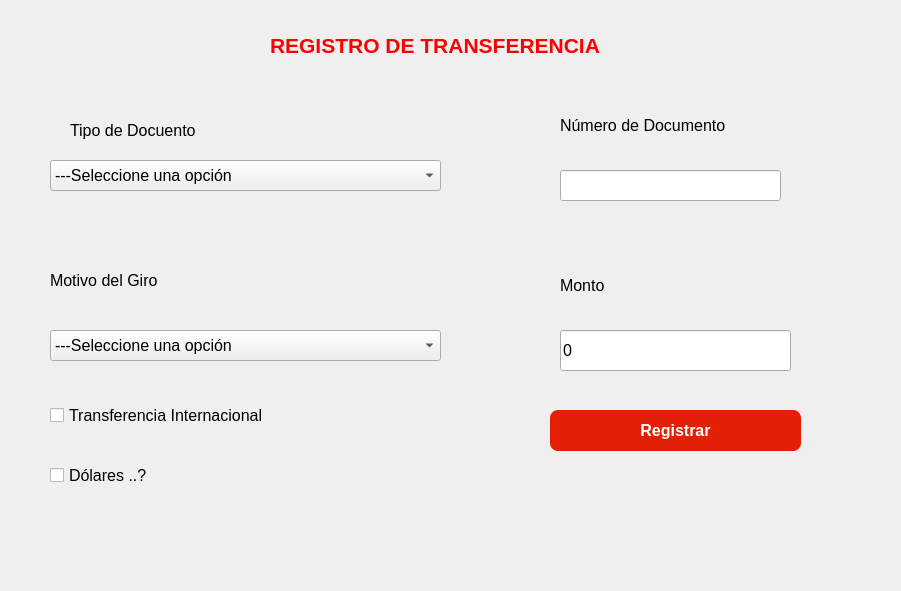
<?xml version="1.0" encoding="UTF-8"?>
<ui version="4.0">
 <class>tranferencia</class>
 <widget class="QDialog" name="tranferencia">
  <property name="windowModality">
   <enum>Qt::ApplicationModal</enum>
  </property>
  <property name="geometry">
   <rect>
    <x>0</x>
    <y>0</y>
    <width>901</width>
    <height>591</height>
   </rect>
  </property>
  <property name="font">
   <font>
    <pointsize>12</pointsize>
   </font>
  </property>
  <property name="windowTitle">
   <string>ventana de registro</string>
  </property>
  <widget class="QLineEdit" name="txtdocumento">
   <property name="geometry">
    <rect>
     <x>560</x>
     <y>170</y>
     <width>221</width>
     <height>31</height>
    </rect>
   </property>
   <property name="font">
    <font>
     <pointsize>12</pointsize>
    </font>
   </property>
  </widget>
  <widget class="QComboBox" name="cbmotivo">
   <property name="geometry">
    <rect>
     <x>50</x>
     <y>330</y>
     <width>391</width>
     <height>31</height>
    </rect>
   </property>
   <property name="font">
    <font>
     <pointsize>12</pointsize>
    </font>
   </property>
   <item>
    <property name="text">
     <string>---Seleccione una opción</string>
    </property>
   </item>
   <item>
    <property name="text">
     <string>Honorarios/Servicios técnicos</string>
    </property>
   </item>
   <item>
    <property name="text">
     <string>Giro</string>
    </property>
   </item>
   <item>
    <property name="text">
     <string>Donación</string>
    </property>
   </item>
  </widget>
  <widget class="QPushButton" name="btnregistrar">
   <property name="geometry">
    <rect>
     <x>550</x>
     <y>410</y>
     <width>251</width>
     <height>41</height>
    </rect>
   </property>
   <property name="font">
    <font>
     <family>Segoe UI</family>
     <pointsize>12</pointsize>
     <weight>75</weight>
     <bold>true</bold>
    </font>
   </property>
   <property name="cursor">
    <cursorShape>PointingHandCursor</cursorShape>
   </property>
   <property name="styleSheet">
    <string notr="true">background-color: rgb(229, 31, 5);
color: rgb(255, 255, 255);
border-radius:8px</string>
   </property>
   <property name="text">
    <string>Registrar</string>
   </property>
  </widget>
  <widget class="QLineEdit" name="txtmonto">
   <property name="geometry">
    <rect>
     <x>560</x>
     <y>330</y>
     <width>231</width>
     <height>41</height>
    </rect>
   </property>
   <property name="font">
    <font>
     <pointsize>12</pointsize>
    </font>
   </property>
   <property name="text">
    <string>0</string>
   </property>
  </widget>
  <widget class="QCheckBox" name="checkdolares">
   <property name="geometry">
    <rect>
     <x>50</x>
     <y>440</y>
     <width>281</width>
     <height>71</height>
    </rect>
   </property>
   <property name="font">
    <font>
     <pointsize>12</pointsize>
    </font>
   </property>
   <property name="text">
    <string>Dólares ..?</string>
   </property>
  </widget>
  <widget class="QLabel" name="label_6">
   <property name="geometry">
    <rect>
     <x>560</x>
     <y>260</y>
     <width>101</width>
     <height>51</height>
    </rect>
   </property>
   <property name="font">
    <font>
     <pointsize>12</pointsize>
    </font>
   </property>
   <property name="text">
    <string>Monto</string>
   </property>
  </widget>
  <widget class="QCheckBox" name="checkinternacional">
   <property name="geometry">
    <rect>
     <x>50</x>
     <y>380</y>
     <width>281</width>
     <height>71</height>
    </rect>
   </property>
   <property name="font">
    <font>
     <pointsize>12</pointsize>
    </font>
   </property>
   <property name="text">
    <string>Transferencia Internacional</string>
   </property>
  </widget>
  <widget class="QComboBox" name="cbtipo">
   <property name="geometry">
    <rect>
     <x>50</x>
     <y>160</y>
     <width>391</width>
     <height>31</height>
    </rect>
   </property>
   <property name="font">
    <font>
     <pointsize>12</pointsize>
    </font>
   </property>
   <item>
    <property name="text">
     <string>---Seleccione una opción</string>
    </property>
   </item>
   <item>
    <property name="text">
     <string>DNI-Documento Nacional de Identificación</string>
    </property>
   </item>
   <item>
    <property name="text">
     <string>PSS-Pasaporte</string>
    </property>
   </item>
   <item>
    <property name="text">
     <string>VISA</string>
    </property>
   </item>
  </widget>
  <widget class="QLabel" name="label_4">
   <property name="geometry">
    <rect>
     <x>70</x>
     <y>110</y>
     <width>201</width>
     <height>41</height>
    </rect>
   </property>
   <property name="font">
    <font>
     <pointsize>12</pointsize>
    </font>
   </property>
   <property name="styleSheet">
    <string notr="true"/>
   </property>
   <property name="text">
    <string>Tipo de Docuento</string>
   </property>
  </widget>
  <widget class="QLabel" name="label_5">
   <property name="geometry">
    <rect>
     <x>560</x>
     <y>100</y>
     <width>221</width>
     <height>51</height>
    </rect>
   </property>
   <property name="font">
    <font>
     <pointsize>12</pointsize>
    </font>
   </property>
   <property name="text">
    <string>Número de Documento</string>
   </property>
  </widget>
  <widget class="QLabel" name="label_3">
   <property name="geometry">
    <rect>
     <x>270</x>
     <y>0</y>
     <width>421</width>
     <height>91</height>
    </rect>
   </property>
   <property name="font">
    <font>
     <family>Segoe UI</family>
     <pointsize>16</pointsize>
     <weight>75</weight>
     <bold>true</bold>
    </font>
   </property>
   <property name="styleSheet">
    <string notr="true">color: rgb(255, 0, 0);</string>
   </property>
   <property name="text">
    <string>REGISTRO DE TRANSFERENCIA</string>
   </property>
  </widget>
  <widget class="QLabel" name="label_7">
   <property name="geometry">
    <rect>
     <x>50</x>
     <y>250</y>
     <width>331</width>
     <height>61</height>
    </rect>
   </property>
   <property name="font">
    <font>
     <pointsize>12</pointsize>
    </font>
   </property>
   <property name="text">
    <string>Motivo del Giro</string>
   </property>
  </widget>
 </widget>
 <resources/>
 <connections/>
</ui>
